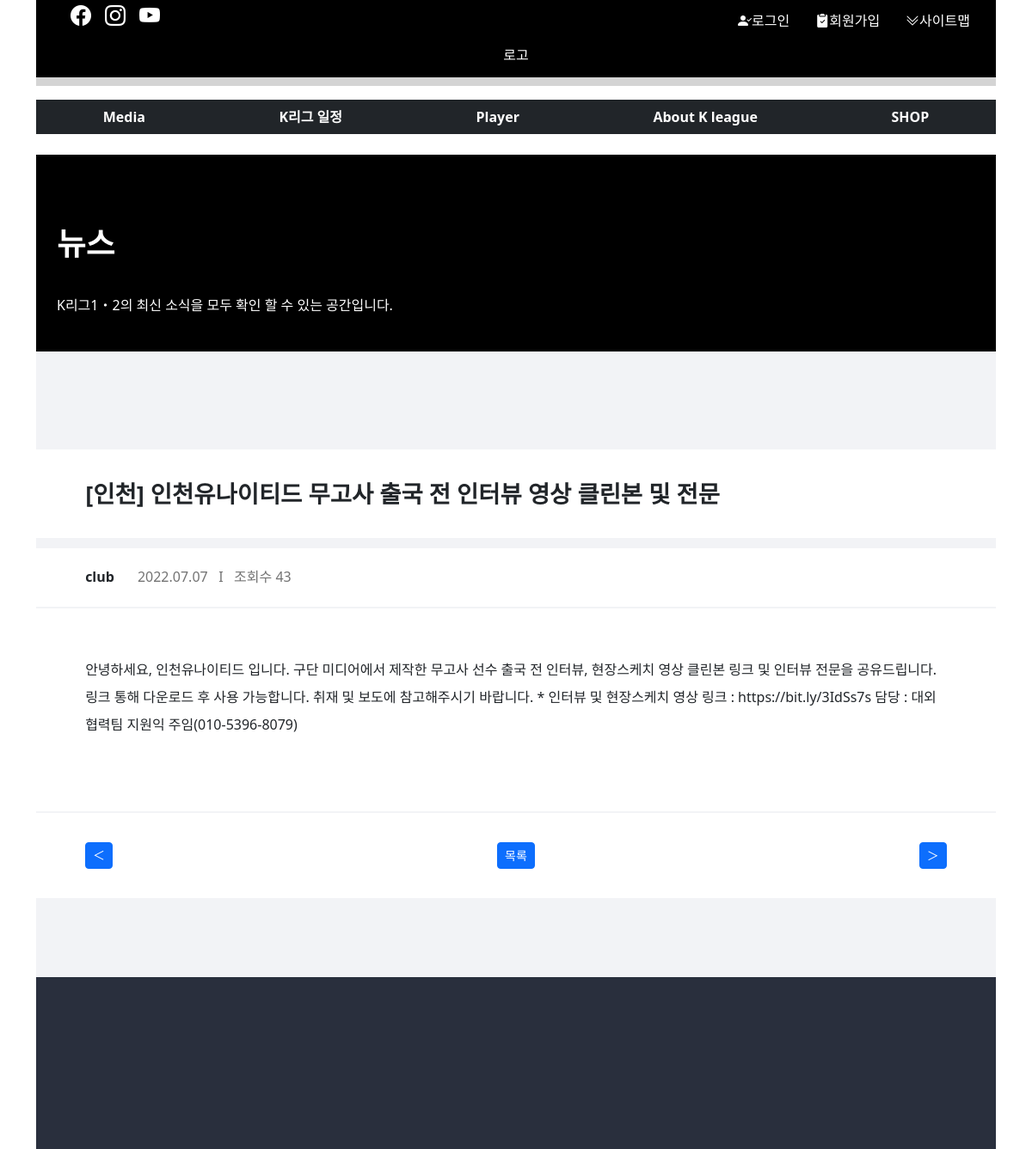
Screenshot of /board/teamplayer_detail/?no=130 with the database file from the repository.
### board/models.py (models this page shows)
class News(models.Model):
    id=models.AutoField(primary_key=True)
    title=models.TextField()
    regdate=models.CharField(max_length=20)
    view=models.IntegerField(default=0)
    content=models.TextField()
    category=models.CharField(max_length=20)
    class Meta:
        db_table = 'news'
        ordering = ['-id']

### board/views.py (the view, shortened to what this page needs)
# urls.py: path('teamplayer_detail/', views.Teamplayer_detailView.as_view(), name='teamplayer_detail'),
class Teamplayer_detailView(View):
    def get(self, request):
        form = request.GET.dict()
        News.objects.filter(id=form['no'], category__contains='club').update(view=F('view') + 1)      # 조회수 증가
        teamplayer_table = News.objects.select_related().filter(category__contains='club').get(id=form['no'])
        num1 = News.objects.select_related().filter(category__contains='club').order_by('-id')[0]      # 번호 역순 - 마지막번
        num2 = News.objects.select_related().filter(category__contains='club').order_by('id')[0]       # 번호 순 - 1번
        context = {'tt': teamplayer_table, 'num1': num1, 'num2': num2}
        return render(request, 'board/teamplayer_detail.html', context)

### templates/board/teamplayer_detail.html (shortened to what this page needs)
{% extends 'layouts/base.html' %}
{% load static %}
{% block style %}
    <link rel="stylesheet" href="{% static '/css/vendor/board_style.css' %}">
{% endblock %}
{% block contents %}
<div class="sub-top">
	<h2 class="campton m-4">뉴스</h2>
	<p class="m-4">K리그1・2의 최신 소식을 모두 확인 할 수 있는 공간입니다.</p>
</div>
<div class="sub-contents-wrap">
    <div class="contents">
        <h3 class="board-tit f-wrap">
            <span class="left str">{{ tt.title }}</span>
        </h3>
        <div class="board-box">
            <div class="board-top f-wrap">
                <span class="txt-secondary">club</span>
                <span class="views roboto">{{ tt.regdate }} &nbsp; I &nbsp; 조회수 {{ tt.view }}</span>
            </div>
            <div class="board-con">
                <p style="font-size: 12pt;">{{ tt.content }}</p>
            </div>
            <div class="board-bottom">
                {% if tt.id != num2.id  %}
                <button class="btn btn-sm btn-prev btn-primary" id="prevbtn">＞</button>
                {% endif %}
                <button class="btn btn-sm btn-primary" id="listbtn">목록</button>
                {% if tt.id != num1.id %}
                <button class="btn btn-sm btn-next btn-primary" id="nextbtn">＞</button>
                {% endif %}
            </div>
        </div>
    </div>
</div>
{% endblock %}

### rows the page displays
News: title "[인천] 인천유나이티드 무고사 출국 전 인터뷰 영상 클린본 및 전문", regdate "2022.07.07", view "43", content "안녕하세요, 인천유나이티드 입니다. 구단 미디어에서 제작한 무고사 선수 출국 전 인터뷰, 현장스케치 영상 클린본 링크 및 인터뷰 전문을 공유드립니다. 링크 통해 다운로드 후 사용 가능합니다. 취재 및 보도에 참고해주시기 바랍니다. * 인터뷰 및 현장스케치 영상 링크 : https://bit.ly/3IdSs7s 담당 : 대외협력팀 지원익 주임(010-5396-8079)"
